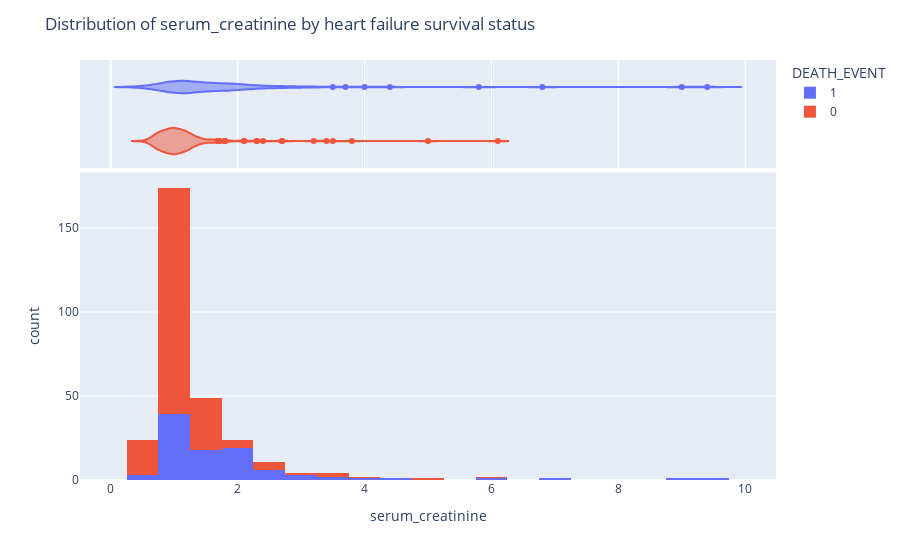

The code cell stored with this chart in its notebook:
### Markdown cell above
_[ADD A PARAGRAPH WHICH DESCRIBES WHY THERE MIGHT BE A REALTIONSHIP BETWEEN SERUM CREATININE AND HEART FAILURE]_

### Code cell
# histogram
fig = px.histogram(df, x = 'serum_creatinine', color = 'DEATH_EVENT',
                   marginal = 'violin', hover_data = df.columns)
fig.update_layout(
    title_text = 'Distribution of serum_creatinine by heart failure survival status')
fig.show()

### Figure 1 — Plotly figure (JSON) as saved in the notebook; plotly's stock layout.template omitted (floating-point values rounded to 4 significant figures; data arrays with more than 128 entries replaced by an {"elided": "..."} marker saying what was removed)
{"data": [{"alignmentgroup": "True", "bingroup": "x", "hovertemplate": "DEATH_EVENT=1<br>serum_creatinine=%{x}<br>count=%{y}<extra></extra>", "legendgroup": "1", "marker": {"color": "#636efa"}, "name": "1", "offsetgroup": "1", "orientation": "v", "showlegend": true, "type": "histogram", "x": [1.9, 1.1, 1.3, 1.9, 2.7, 2.1, 1.2, 1.1, 1.5, 9.4, 4, 0.9, 1.1, 1.1, 1.3, 0.9, 0.8, 1, 1.9, 1.6, 0.9, 1.83, 1.9, 1, 1.3, 5.8, 1.2, 1.83, 3, 1, 1, 3.5, 1, 1, 3, 1.83, 1.2, 1.2, 1.1, 1.9, 0.9, 0.6, 4.4, 1, 1, 1.4, 6.8, 1, 2.2, 2, 1.1, 1.3, 1, 2.3, 1, 2.9, 1.3, 1, 1.2, 1.83, 1, 1.2, 0.7, 2.5, 1, 1.7, 1.7, 1.2, 1.3, 1.83, 3.7, 2.1, 1.1, 1.7, 1.83, 2.5, 0.9, 1.1, 1.3, 2.4, 1, 1.2, 2.5, 1.2, 1.5, 0.6, 2.1, 1.6, 1.8, 1.6, 9, 1.83, 1.7, 1.1, 1.4, 1.83], "xaxis": "x", "yaxis": "y"}, {"alignmentgroup": "True", "customdata": {"elided": "96x13 float values"}, "hovertemplate": "DEATH_EVENT=%{customdata[12]}<br>serum_creatinine=%{customdata[7]}<br>age=%{customdata[0]}<br>anaemia=%{customdata[1]}<br>creatinine_phosphokinase=%{customdata[2]}<br>diabetes=%{customdata[3]}<br>ejection_fraction=%{customdata[4]}<br>high_blood_pressure=%{customdata[5]}<br>platelets=%{customdata[6]}<br>serum_sodium=%{customdata[8]}<br>sex=%{customdata[9]}<br>smoking=%{customdata[10]}<br>time=%{customdata[11]}<extra></extra>", "legendgroup": "1", "marker": {"color": "#636efa"}, "name": "1", "offsetgroup": "1", "scalegroup": "x", "showlegend": false, "type": "violin", "x": [1.9, 1.1, 1.3, 1.9, 2.7, 2.1, 1.2, 1.1, 1.5, 9.4, 4, 0.9, 1.1, 1.1, 1.3, 0.9, 0.8, 1, 1.9, 1.6, 0.9, 1.83, 1.9, 1, 1.3, 5.8, 1.2, 1.83, 3, 1, 1, 3.5, 1, 1, 3, 1.83, 1.2, 1.2, 1.1, 1.9, 0.9, 0.6, 4.4, 1, 1, 1.4, 6.8, 1, 2.2, 2, 1.1, 1.3, 1, 2.3, 1, 2.9, 1.3, 1, 1.2, 1.83, 1, 1.2, 0.7, 2.5, 1, 1.7, 1.7, 1.2, 1.3, 1.83, 3.7, 2.1, 1.1, 1.7, 1.83, 2.5, 0.9, 1.1, 1.3, 2.4, 1, 1.2, 2.5, 1.2, 1.5, 0.6, 2.1, 1.6, 1.8, 1.6, 9, 1.83, 1.7, 1.1, 1.4, 1.83], "xaxis": "x2", "yaxis": "y2"}, {"alignmentgroup": "True", "bingroup": "x", "hovertemplate": "DEATH_EVENT=0<br>serum_creatinine=%{x}<br>count=%{y}<extra></extra>", "legendgroup": "0", "marker": {"color": "#EF553B"}, "name": "0", "offsetgroup": "0", "orientation": "v", "showlegend": true, "type": "histogram", "x": {"elided": "203 float values"}, "xaxis": "x", "yaxis": "y"}, {"alignmentgroup": "True", "customdata": {"elided": "203x13 float values"}, "hovertemplate": "DEATH_EVENT=%{customdata[12]}<br>serum_creatinine=%{customdata[7]}<br>age=%{customdata[0]}<br>anaemia=%{customdata[1]}<br>creatinine_phosphokinase=%{customdata[2]}<br>diabetes=%{customdata[3]}<br>ejection_fraction=%{customdata[4]}<br>high_blood_pressure=%{customdata[5]}<br>platelets=%{customdata[6]}<br>serum_sodium=%{customdata[8]}<br>sex=%{customdata[9]}<br>smoking=%{customdata[10]}<br>time=%{customdata[11]}<extra></extra>", "legendgroup": "0", "marker": {"color": "#EF553B"}, "name": "0", "offsetgroup": "0", "scalegroup": "x", "showlegend": false, "type": "violin", "x": {"elided": "203 float values"}, "xaxis": "x2", "yaxis": "y2"}], "layout": {"barmode": "relative", "legend": {"title": {"text": "DEATH_EVENT"}, "tracegroupgap": 0}, "margin": {"t": 60}, "title": {"text": "Distribution of serum_creatinine by heart failure survival status"}, "xaxis": {"anchor": "y", "domain": [0, 1], "title": {"text": "serum_creatinine"}}, "xaxis2": {"anchor": "y2", "domain": [0, 1], "matches": "x", "showgrid": true, "showticklabels": false}, "yaxis": {"anchor": "x", "domain": [0, 0.7326], "title": {"text": "count"}}, "yaxis2": {"anchor": "x2", "domain": [0.7426, 1], "matches": "y2", "showgrid": false, "showline": false, "showticklabels": false, "ticks": ""}}}
